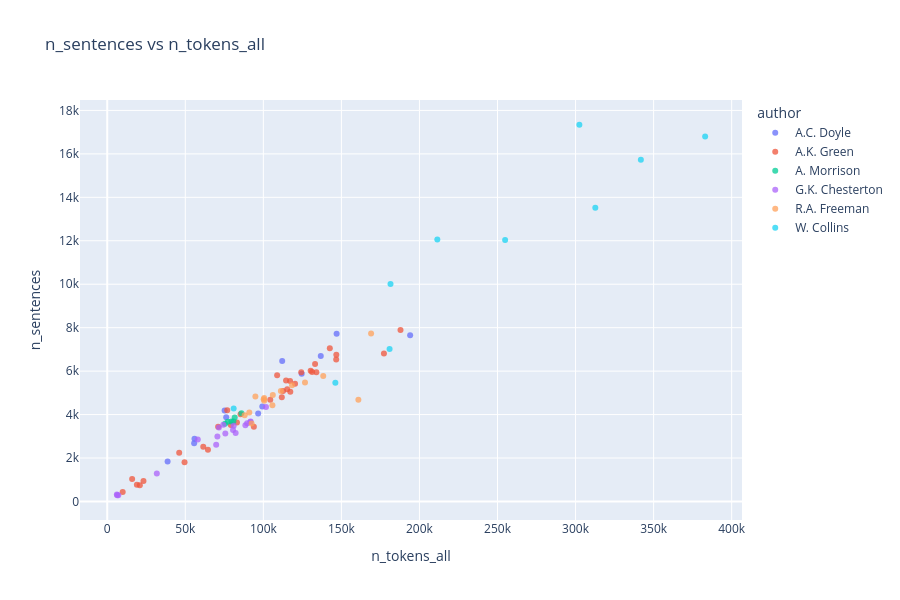
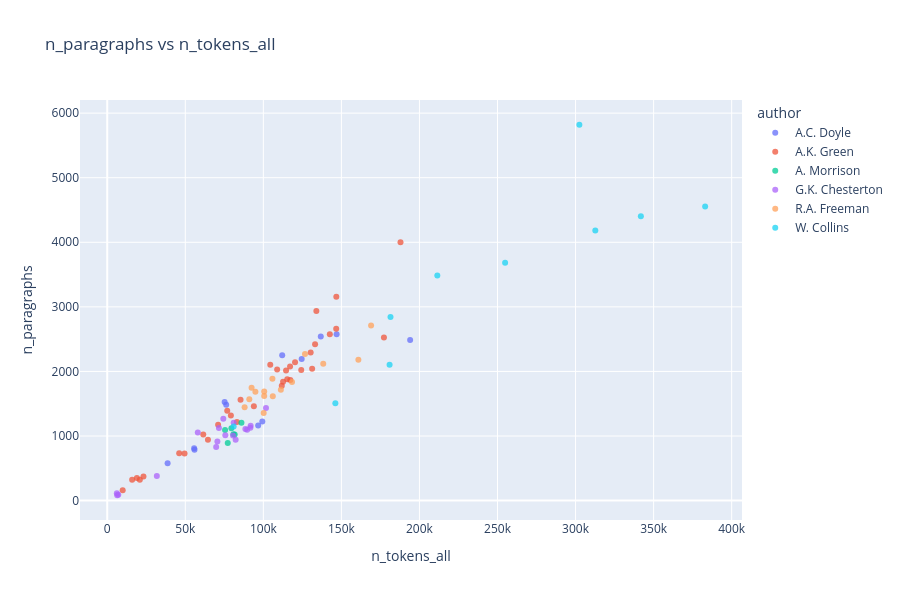
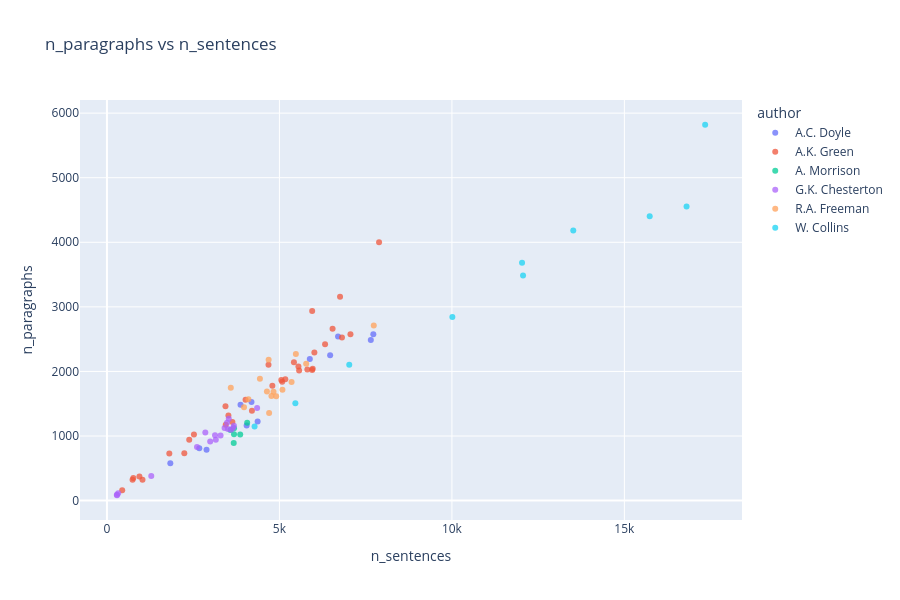
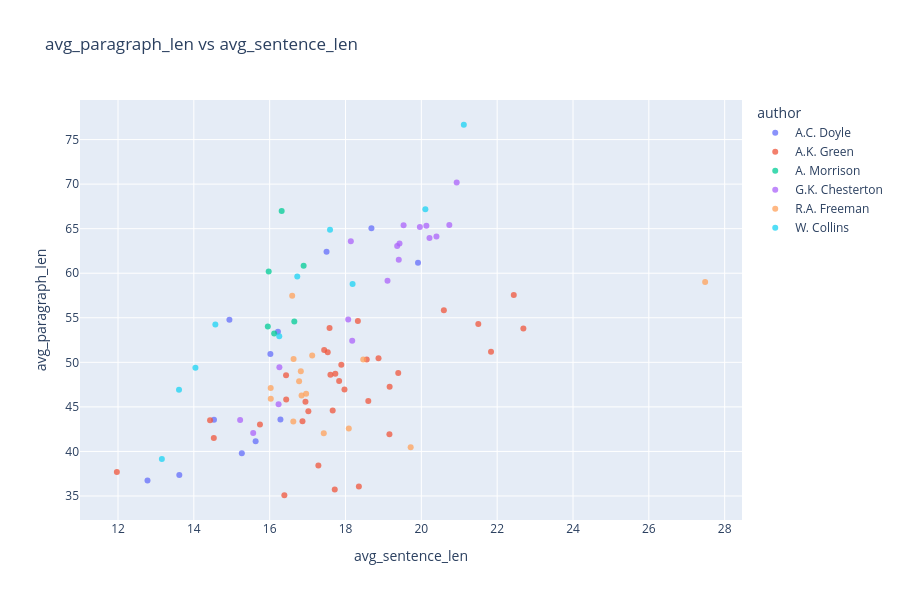

Notebook cell for these charts, in order:
### Code cell
plot_scatter_list_plotly(
    data=df_corpus,
    scatter_pairs=scatter_pairs,
    hue="author",
    work_col="title",
)

### Figure 1 — Plotly figure (JSON) as saved in the notebook; plotly's stock layout.template omitted (floating-point values rounded to 4 significant figures)
{"data": [{"customdata": [["A.C. Doyle"], ["A.C. Doyle"], ["A.C. Doyle"], ["A.C. Doyle"], ["A.C. Doyle"], ["A.C. Doyle"], ["A.C. Doyle"], ["A.C. Doyle"], ["A.C. Doyle"], ["A.C. Doyle"], ["A.C. Doyle"], ["A.C. Doyle"]], "hovertemplate": "<b>%{hovertext}</b><br><br>author=%{customdata[0]}<br>n_tokens_all=%{x}<br>n_sentences=%{y}<extra></extra>", "hovertext": ["A Study in Scarlet", "Tales of Terror and Mystery", "The Adventures of Sherlock Holmes", "The case-book of Sherlock Holmes", "The Hound of the Baskervilles", "The Lost World", "The Memoirs of Sherlock Holmes", "The Poison Belt", "The Return of Sherlock Holmes", "The Sign of the Four", "The Valley of Fear", "The White Company"], "legendgroup": "A.C. Doyle", "marker": {"color": "#636efa", "opacity": 0.75, "symbol": "circle"}, "mode": "markers", "name": "A.C. Doyle", "orientation": "v", "showlegend": true, "type": "scatter", "x": [55675, 96679, 136785, 112079, 76206, 99337, 124549, 38663, 146929, 55891, 75208, 194038], "xaxis": "x", "y": [2677, 4049, 6699, 6470, 3872, 4368, 5881, 1837, 7722, 2887, 4190, 7649], "yaxis": "y"}, {"customdata": [["A.K. Green"], ["A.K. Green"], ["A.K. Green"], ["A.K. Green"], ["A.K. Green"], ["A.K. Green"], ["A.K. Green"], ["A.K. Green"], ["A.K. Green"], ["A.K. Green"], ["A.K. Green"], ["A.K. Green"], ["A.K. Green"], ["A.K. Green"], ["A.K. Green"], ["A.K. Green"], ["A.K. Green"], ["A.K. Green"], ["A.K. Green"], ["A.K. Green"], ["A.K. Green"], ["A.K. Green"], ["A.K. Green"], ["A.K. Green"], ["A.K. Green"], ["A.K. Green"], ["A.K. Green"], ["A.K. Green"], ["A.K. Green"], ["A.K. Green"], ["A.K. Green"], ["A.K. Green"], ["A.K. Green"], ["A.K. Green"]], "hovertemplate": "<b>%{hovertext}</b><br><br>author=%{customdata[0]}<br>n_tokens_all=%{x}<br>n_sentences=%{y}<extra></extra>", "hovertext": ["7 to 12: A Detective Story", "A Difficult Problem", "A Matter of Millions", "A Strange Disappearance", "Agatha Webb", "Behind Closed Doors", "Cynthia Wakeham's Money", "Dark Hollow", "Doctor Izard", "Hand and Ring", "Initials Only", "Lost Man's Lane", "Masterpieces of Mystery", "One of My Sons", "Room Number 3, and Other Detective Stories", "That Affair Next Door", "The Chief Legatee", "The Circular Study", "The Doctor, his Wife, and the Clock", "The Filigree Ball", "The Forsaken Inn", "The Golden Slipper and Other Problems for Violet Strange", "The House of the Whispering Pines", "The Leavenworth Case", "The Mill Mystery", "The Millionaire Baby", "The Mystery of the Hasty Arrow", "The Old Stone House and Other Stories", "The Step on the Stair ", "The Sword of Damocles", "The Woman in the Alcove", "Three Thousand Dollars", "To the Minute", "X Y Z: A Detective Story"], "legendgroup": "A.K. Green", "marker": {"color": "#EF553B", "opacity": 0.75, "symbol": "circle"}, "mode": "markers", "name": "A.K. Green", "orientation": "v", "showlegend": true, "type": "scatter", "x": [18984, 9897, 130318, 64513, 112636, 146667, 104432, 114547, 61513, 187862, 108845, 117276, 124275, 120301, 131264, 133957, 76862, 71025, 20881, 111815, 79191, 115295, 142584, 146744, 93929, 85393, 117112, 49515, 133138, 177251, 83087, 15957, 46093, 23210], "xaxis": "x", "y": [765, 442, 6013, 2385, 5080, 6541, 4683, 5571, 2522, 7888, 5809, 5054, 5949, 5420, 5964, 5949, 4203, 3444, 742, 4795, 3521, 5170, 7059, 6757, 3436, 4018, 5551, 1808, 6323, 6813, 3636, 1030, 2243, 941], "yaxis": "y"}, {"customdata": [["A. Morrison"], ["A. Morrison"], ["A. Morrison"], ["A. Morrison"], ["A. Morrison"], ["A. Morrison"]], "hovertemplate": "<b>%{hovertext}</b><br><br>author=%{customdata[0]}<br>n_tokens_all=%{x}<br>n_sentences=%{y}<extra></extra>", "hovertext": ["Adventures of Martin Hewit", "Chronicles of Martin Hewitt", "Martin Hewitt, Investigator", "The Dorrington Deed-Box", "The Red Triangle", "The Hole in the Wall"], "legendgroup": "A. Morrison", "marker": {"color": "#00cc96", "opacity": 0.75, "symbol": "circle"}, "mode": "markers", "name": "A. Morrison", "orientation": "v", "showlegend": true, "type": "scatter", "x": [81636, 79525, 75473, 77200, 80824, 85969], "xaxis": "x", "y": [3863, 3684, 3580, 3675, 3684, 4065], "yaxis": "y"}, {"customdata": [["G.K. Chesterton"], ["G.K. Chesterton"], ["G.K. Chesterton"], ["G.K. Chesterton"], ["G.K. Chesterton"], ["G.K. Chesterton"], ["G.K. Chesterton"], ["G.K. Chesterton"], ["G.K. Chesterton"], ["G.K. Chesterton"], ["G.K. Chesterton"], ["G.K. Chesterton"], ["G.K. Chesterton"], ["G.K. Chesterton"], ["G.K. Chesterton"], ["G.K. Chesterton"], ["G.K. Chesterton"], ["G.K. Chesterton"]], "hovertemplate": "<b>%{hovertext}</b><br><br>author=%{customdata[0]}<br>n_tokens_all=%{x}<br>n_sentences=%{y}<extra></extra>", "hovertext": ["Four Faultless Felons", "Manalive", "The Club of Queer Trades", "The Donnington Affair", "The Incredulity of Father Brown", "The innocence of Father Brown", "The Man Who Knew Too Much", "The Man Who Was Thursday: A Nightmare", "The Mask of Midas", "The Napoleon of Notting Hill", "The Paradoxes of Mr Pond", "The Poet and The Lunatics", "The Return of Don Quixote", "The Scandal of Father Brown", "The Secret of Father Brown", "The Trees of Pride", "The White Pillars Murder", "The Wisdom of Father Brown"], "legendgroup": "G.K. Chesterton", "marker": {"color": "#ab63fa", "opacity": 0.75, "symbol": "circle"}, "mode": "markers", "name": "G.K. Chesterton", "orientation": "v", "showlegend": true, "type": "scatter", "x": [88506, 70567, 58003, 6156, 89620, 101688, 75653, 74362, 7065, 71544, 69778, 82251, 91698, 80580, 80990, 31767, 6388, 91854], "xaxis": "x", "y": [3508, 2993, 2852, 326, 3598, 4353, 3133, 3532, 287, 3410, 2610, 3156, 3659, 3293, 3481, 1285, 291, 3681], "yaxis": "y"}, {"customdata": [["R.A. Freeman"], ["R.A. Freeman"], ["R.A. Freeman"], ["R.A. Freeman"], ["R.A. Freeman"], ["R.A. Freeman"], ["R.A. Freeman"], ["R.A. Freeman"], ["R.A. Freeman"], ["R.A. Freeman"], ["R.A. Freeman"], ["R.A. Freeman"], ["R.A. Freeman"], ["R.A. Freeman"], ["R.A. Freeman"]], "hovertemplate": "<b>%{hovertext}</b><br><br>author=%{customdata[0]}<br>n_tokens_all=%{x}<br>n_sentences=%{y}<extra></extra>", "hovertext": ["A silent witness", "As a thief in the night", "Dr. Thorndyke's Casebook", "Helen Vardon's confession", "John Thorndyke's Cases", "The D'Arblay Mystery", "The Exploits of Danby Croker", "The Eye of Osiris", "The golden pool", "The Magic Casket", "The Mystery of 31 New Inn", "The mystery of Angelina Frood", "The Red Thumb Mark", "The shadow of the Wolf", "The singing bone"], "legendgroup": "R.A. Freeman", "marker": {"color": "#FFA15A", "opacity": 0.75, "symbol": "circle"}, "mode": "markers", "name": "R.A. Freeman", "orientation": "v", "showlegend": true, "type": "scatter", "x": [138367, 111220, 88003, 169017, 105805, 106051, 94911, 126680, 160876, 100542, 100554, 118354, 92471, 100205, 91018], "xaxis": "x", "y": [5775, 5087, 3973, 7735, 4434, 4906, 4828, 5476, 4687, 4768, 4637, 5352, 3590, 4701, 4101], "yaxis": "y"}, {"customdata": [["W. Collins"], ["W. Collins"], ["W. Collins"], ["W. Collins"], ["W. Collins"], ["W. Collins"], ["W. Collins"], ["W. Collins"], ["W. Collins"], ["W. Collins"]], "hovertemplate": "<b>%{hovertext}</b><br><br>author=%{customdata[0]}<br>n_tokens_all=%{x}<br>n_sentences=%{y}<extra></extra>", "hovertext": ["Armadale", "Basil", "Man and Wife", "No Name", "Poor Miss Finch", "The Dead Secret", "The Haunted Hotel", "The Law and the Lady", "The Moonstone", "The Woman in White"], "legendgroup": "W. Collins", "marker": {"color": "#19d3f3", "opacity": 0.75, "symbol": "circle"}, "mode": "markers", "name": "W. Collins", "orientation": "v", "showlegend": true, "type": "scatter", "x": [383016, 146127, 302443, 341835, 211453, 180872, 80982, 181453, 254870, 312655], "xaxis": "x", "y": [16802, 5462, 17341, 15734, 12062, 7024, 4279, 10013, 12033, 13518], "yaxis": "y"}], "layout": {"height": 600, "legend": {"title": {"text": "author"}, "tracegroupgap": 0}, "title": {"text": "n_sentences vs n_tokens_all"}, "width": 900, "xaxis": {"anchor": "y", "domain": [0, 1], "title": {"text": "n_tokens_all"}}, "yaxis": {"anchor": "x", "domain": [0, 1], "title": {"text": "n_sentences"}}}}

### Figure 2 — Plotly figure (JSON) as saved in the notebook; plotly's stock layout.template omitted (floating-point values rounded to 4 significant figures)
{"data": [{"customdata": [["A.C. Doyle"], ["A.C. Doyle"], ["A.C. Doyle"], ["A.C. Doyle"], ["A.C. Doyle"], ["A.C. Doyle"], ["A.C. Doyle"], ["A.C. Doyle"], ["A.C. Doyle"], ["A.C. Doyle"], ["A.C. Doyle"], ["A.C. Doyle"]], "hovertemplate": "<b>%{hovertext}</b><br><br>author=%{customdata[0]}<br>n_tokens_all=%{x}<br>n_paragraphs=%{y}<extra></extra>", "hovertext": ["A Study in Scarlet", "Tales of Terror and Mystery", "The Adventures of Sherlock Holmes", "The case-book of Sherlock Holmes", "The Hound of the Baskervilles", "The Lost World", "The Memoirs of Sherlock Holmes", "The Poison Belt", "The Return of Sherlock Holmes", "The Sign of the Four", "The Valley of Fear", "The White Company"], "legendgroup": "A.C. Doyle", "marker": {"color": "#636efa", "opacity": 0.75, "symbol": "circle"}, "mode": "markers", "name": "A.C. Doyle", "orientation": "v", "showlegend": true, "type": "scatter", "x": [55675, 96679, 136785, 112079, 76206, 99337, 124549, 38663, 146929, 55891, 75208, 194038], "xaxis": "x", "y": [810, 1163, 2543, 2250, 1485, 1225, 2193, 577, 2575, 786, 1527, 2487], "yaxis": "y"}, {"customdata": [["A.K. Green"], ["A.K. Green"], ["A.K. Green"], ["A.K. Green"], ["A.K. Green"], ["A.K. Green"], ["A.K. Green"], ["A.K. Green"], ["A.K. Green"], ["A.K. Green"], ["A.K. Green"], ["A.K. Green"], ["A.K. Green"], ["A.K. Green"], ["A.K. Green"], ["A.K. Green"], ["A.K. Green"], ["A.K. Green"], ["A.K. Green"], ["A.K. Green"], ["A.K. Green"], ["A.K. Green"], ["A.K. Green"], ["A.K. Green"], ["A.K. Green"], ["A.K. Green"], ["A.K. Green"], ["A.K. Green"], ["A.K. Green"], ["A.K. Green"], ["A.K. Green"], ["A.K. Green"], ["A.K. Green"], ["A.K. Green"]], "hovertemplate": "<b>%{hovertext}</b><br><br>author=%{customdata[0]}<br>n_tokens_all=%{x}<br>n_paragraphs=%{y}<extra></extra>", "hovertext": ["7 to 12: A Detective Story", "A Difficult Problem", "A Matter of Millions", "A Strange Disappearance", "Agatha Webb", "Behind Closed Doors", "Cynthia Wakeham's Money", "Dark Hollow", "Doctor Izard", "Hand and Ring", "Initials Only", "Lost Man's Lane", "Masterpieces of Mystery", "One of My Sons", "Room Number 3, and Other Detective Stories", "That Affair Next Door", "The Chief Legatee", "The Circular Study", "The Doctor, his Wife, and the Clock", "The Filigree Ball", "The Forsaken Inn", "The Golden Slipper and Other Problems for Violet Strange", "The House of the Whispering Pines", "The Leavenworth Case", "The Mill Mystery", "The Millionaire Baby", "The Mystery of the Hasty Arrow", "The Old Stone House and Other Stories", "The Step on the Stair ", "The Sword of Damocles", "The Woman in the Alcove", "Three Thousand Dollars", "To the Minute", "X Y Z: A Detective Story"], "legendgroup": "A.K. Green", "marker": {"color": "#EF553B", "opacity": 0.75, "symbol": "circle"}, "mode": "markers", "name": "A.K. Green", "orientation": "v", "showlegend": true, "type": "scatter", "x": [18984, 9897, 130318, 64513, 112636, 146667, 104432, 114547, 61513, 187862, 108845, 117276, 124275, 120301, 131264, 133957, 76862, 71025, 20881, 111815, 79191, 115295, 142584, 146744, 93929, 85393, 117112, 49515, 133138, 177251, 83087, 15957, 46093, 23210], "xaxis": "x", "y": [350, 159, 2295, 944, 1840, 2663, 2103, 2013, 1022, 4000, 2032, 1868, 2023, 2144, 2041, 2936, 1390, 1175, 324, 1780, 1318, 1880, 2577, 3155, 1461, 1562, 2077, 730, 2420, 2527, 1219, 324, 732, 374], "yaxis": "y"}, {"customdata": [["A. Morrison"], ["A. Morrison"], ["A. Morrison"], ["A. Morrison"], ["A. Morrison"], ["A. Morrison"]], "hovertemplate": "<b>%{hovertext}</b><br><br>author=%{customdata[0]}<br>n_tokens_all=%{x}<br>n_paragraphs=%{y}<extra></extra>", "hovertext": ["Adventures of Martin Hewit", "Chronicles of Martin Hewitt", "Martin Hewitt, Investigator", "The Dorrington Deed-Box", "The Red Triangle", "The Hole in the Wall"], "legendgroup": "A. Morrison", "marker": {"color": "#00cc96", "opacity": 0.75, "symbol": "circle"}, "mode": "markers", "name": "A. Morrison", "orientation": "v", "showlegend": true, "type": "scatter", "x": [81636, 79525, 75473, 77200, 80824, 85969], "xaxis": "x", "y": [1023, 1119, 1093, 893, 1026, 1205], "yaxis": "y"}, {"customdata": [["G.K. Chesterton"], ["G.K. Chesterton"], ["G.K. Chesterton"], ["G.K. Chesterton"], ["G.K. Chesterton"], ["G.K. Chesterton"], ["G.K. Chesterton"], ["G.K. Chesterton"], ["G.K. Chesterton"], ["G.K. Chesterton"], ["G.K. Chesterton"], ["G.K. Chesterton"], ["G.K. Chesterton"], ["G.K. Chesterton"], ["G.K. Chesterton"], ["G.K. Chesterton"], ["G.K. Chesterton"], ["G.K. Chesterton"]], "hovertemplate": "<b>%{hovertext}</b><br><br>author=%{customdata[0]}<br>n_tokens_all=%{x}<br>n_paragraphs=%{y}<extra></extra>", "hovertext": ["Four Faultless Felons", "Manalive", "The Club of Queer Trades", "The Donnington Affair", "The Incredulity of Father Brown", "The innocence of Father Brown", "The Man Who Knew Too Much", "The Man Who Was Thursday: A Nightmare", "The Mask of Midas", "The Napoleon of Notting Hill", "The Paradoxes of Mr Pond", "The Poet and The Lunatics", "The Return of Don Quixote", "The Scandal of Father Brown", "The Secret of Father Brown", "The Trees of Pride", "The White Pillars Murder", "The Wisdom of Father Brown"], "legendgroup": "G.K. Chesterton", "marker": {"color": "#ab63fa", "opacity": 0.75, "symbol": "circle"}, "mode": "markers", "name": "G.K. Chesterton", "orientation": "v", "showlegend": true, "type": "scatter", "x": [88506, 70567, 58003, 6156, 89620, 101688, 75653, 74362, 7065, 71544, 69778, 82251, 91698, 80580, 80990, 31767, 6388, 91854], "xaxis": "x", "y": [1107, 917, 1054, 114, 1099, 1435, 1014, 1266, 91, 1125, 830, 941, 1128, 1009, 1207, 383, 83, 1161], "yaxis": "y"}, {"customdata": [["R.A. Freeman"], ["R.A. Freeman"], ["R.A. Freeman"], ["R.A. Freeman"], ["R.A. Freeman"], ["R.A. Freeman"], ["R.A. Freeman"], ["R.A. Freeman"], ["R.A. Freeman"], ["R.A. Freeman"], ["R.A. Freeman"], ["R.A. Freeman"], ["R.A. Freeman"], ["R.A. Freeman"], ["R.A. Freeman"]], "hovertemplate": "<b>%{hovertext}</b><br><br>author=%{customdata[0]}<br>n_tokens_all=%{x}<br>n_paragraphs=%{y}<extra></extra>", "hovertext": ["A silent witness", "As a thief in the night", "Dr. Thorndyke's Casebook", "Helen Vardon's confession", "John Thorndyke's Cases", "The D'Arblay Mystery", "The Exploits of Danby Croker", "The Eye of Osiris", "The golden pool", "The Magic Casket", "The Mystery of 31 New Inn", "The mystery of Angelina Frood", "The Red Thumb Mark", "The shadow of the Wolf", "The singing bone"], "legendgroup": "R.A. Freeman", "marker": {"color": "#FFA15A", "opacity": 0.75, "symbol": "circle"}, "mode": "markers", "name": "R.A. Freeman", "orientation": "v", "showlegend": true, "type": "scatter", "x": [138367, 111220, 88003, 169017, 105805, 106051, 94911, 126680, 160876, 100542, 100554, 118354, 92471, 100205, 91018], "xaxis": "x", "y": [2119, 1716, 1445, 2710, 1886, 1617, 1687, 2269, 2182, 1620, 1688, 1835, 1748, 1357, 1570], "yaxis": "y"}, {"customdata": [["W. Collins"], ["W. Collins"], ["W. Collins"], ["W. Collins"], ["W. Collins"], ["W. Collins"], ["W. Collins"], ["W. Collins"], ["W. Collins"], ["W. Collins"]], "hovertemplate": "<b>%{hovertext}</b><br><br>author=%{customdata[0]}<br>n_tokens_all=%{x}<br>n_paragraphs=%{y}<extra></extra>", "hovertext": ["Armadale", "Basil", "Man and Wife", "No Name", "Poor Miss Finch", "The Dead Secret", "The Haunted Hotel", "The Law and the Lady", "The Moonstone", "The Woman in White"], "legendgroup": "W. Collins", "marker": {"color": "#19d3f3", "opacity": 0.75, "symbol": "circle"}, "mode": "markers", "name": "W. Collins", "orientation": "v", "showlegend": true, "type": "scatter", "x": [383016, 146127, 302443, 341835, 211453, 180872, 80982, 181453, 254870, 312655], "xaxis": "x", "y": [4554, 1508, 5820, 4402, 3484, 2103, 1149, 2844, 3682, 4184], "yaxis": "y"}], "layout": {"height": 600, "legend": {"title": {"text": "author"}, "tracegroupgap": 0}, "title": {"text": "n_paragraphs vs n_tokens_all"}, "width": 900, "xaxis": {"anchor": "y", "domain": [0, 1], "title": {"text": "n_tokens_all"}}, "yaxis": {"anchor": "x", "domain": [0, 1], "title": {"text": "n_paragraphs"}}}}

### Figure 3 — Plotly figure (JSON) as saved in the notebook; plotly's stock layout.template omitted (floating-point values rounded to 4 significant figures)
{"data": [{"customdata": [["A.C. Doyle"], ["A.C. Doyle"], ["A.C. Doyle"], ["A.C. Doyle"], ["A.C. Doyle"], ["A.C. Doyle"], ["A.C. Doyle"], ["A.C. Doyle"], ["A.C. Doyle"], ["A.C. Doyle"], ["A.C. Doyle"], ["A.C. Doyle"]], "hovertemplate": "<b>%{hovertext}</b><br><br>author=%{customdata[0]}<br>n_sentences=%{x}<br>n_paragraphs=%{y}<extra></extra>", "hovertext": ["A Study in Scarlet", "Tales of Terror and Mystery", "The Adventures of Sherlock Holmes", "The case-book of Sherlock Holmes", "The Hound of the Baskervilles", "The Lost World", "The Memoirs of Sherlock Holmes", "The Poison Belt", "The Return of Sherlock Holmes", "The Sign of the Four", "The Valley of Fear", "The White Company"], "legendgroup": "A.C. Doyle", "marker": {"color": "#636efa", "opacity": 0.75, "symbol": "circle"}, "mode": "markers", "name": "A.C. Doyle", "orientation": "v", "showlegend": true, "type": "scatter", "x": [2677, 4049, 6699, 6470, 3872, 4368, 5881, 1837, 7722, 2887, 4190, 7649], "xaxis": "x", "y": [810, 1163, 2543, 2250, 1485, 1225, 2193, 577, 2575, 786, 1527, 2487], "yaxis": "y"}, {"customdata": [["A.K. Green"], ["A.K. Green"], ["A.K. Green"], ["A.K. Green"], ["A.K. Green"], ["A.K. Green"], ["A.K. Green"], ["A.K. Green"], ["A.K. Green"], ["A.K. Green"], ["A.K. Green"], ["A.K. Green"], ["A.K. Green"], ["A.K. Green"], ["A.K. Green"], ["A.K. Green"], ["A.K. Green"], ["A.K. Green"], ["A.K. Green"], ["A.K. Green"], ["A.K. Green"], ["A.K. Green"], ["A.K. Green"], ["A.K. Green"], ["A.K. Green"], ["A.K. Green"], ["A.K. Green"], ["A.K. Green"], ["A.K. Green"], ["A.K. Green"], ["A.K. Green"], ["A.K. Green"], ["A.K. Green"], ["A.K. Green"]], "hovertemplate": "<b>%{hovertext}</b><br><br>author=%{customdata[0]}<br>n_sentences=%{x}<br>n_paragraphs=%{y}<extra></extra>", "hovertext": ["7 to 12: A Detective Story", "A Difficult Problem", "A Matter of Millions", "A Strange Disappearance", "Agatha Webb", "Behind Closed Doors", "Cynthia Wakeham's Money", "Dark Hollow", "Doctor Izard", "Hand and Ring", "Initials Only", "Lost Man's Lane", "Masterpieces of Mystery", "One of My Sons", "Room Number 3, and Other Detective Stories", "That Affair Next Door", "The Chief Legatee", "The Circular Study", "The Doctor, his Wife, and the Clock", "The Filigree Ball", "The Forsaken Inn", "The Golden Slipper and Other Problems for Violet Strange", "The House of the Whispering Pines", "The Leavenworth Case", "The Mill Mystery", "The Millionaire Baby", "The Mystery of the Hasty Arrow", "The Old Stone House and Other Stories", "The Step on the Stair ", "The Sword of Damocles", "The Woman in the Alcove", "Three Thousand Dollars", "To the Minute", "X Y Z: A Detective Story"], "legendgroup": "A.K. Green", "marker": {"color": "#EF553B", "opacity": 0.75, "symbol": "circle"}, "mode": "markers", "name": "A.K. Green", "orientation": "v", "showlegend": true, "type": "scatter", "x": [765, 442, 6013, 2385, 5080, 6541, 4683, 5571, 2522, 7888, 5809, 5054, 5949, 5420, 5964, 5949, 4203, 3444, 742, 4795, 3521, 5170, 7059, 6757, 3436, 4018, 5551, 1808, 6323, 6813, 3636, 1030, 2243, 941], "xaxis": "x", "y": [350, 159, 2295, 944, 1840, 2663, 2103, 2013, 1022, 4000, 2032, 1868, 2023, 2144, 2041, 2936, 1390, 1175, 324, 1780, 1318, 1880, 2577, 3155, 1461, 1562, 2077, 730, 2420, 2527, 1219, 324, 732, 374], "yaxis": "y"}, {"customdata": [["A. Morrison"], ["A. Morrison"], ["A. Morrison"], ["A. Morrison"], ["A. Morrison"], ["A. Morrison"]], "hovertemplate": "<b>%{hovertext}</b><br><br>author=%{customdata[0]}<br>n_sentences=%{x}<br>n_paragraphs=%{y}<extra></extra>", "hovertext": ["Adventures of Martin Hewit", "Chronicles of Martin Hewitt", "Martin Hewitt, Investigator", "The Dorrington Deed-Box", "The Red Triangle", "The Hole in the Wall"], "legendgroup": "A. Morrison", "marker": {"color": "#00cc96", "opacity": 0.75, "symbol": "circle"}, "mode": "markers", "name": "A. Morrison", "orientation": "v", "showlegend": true, "type": "scatter", "x": [3863, 3684, 3580, 3675, 3684, 4065], "xaxis": "x", "y": [1023, 1119, 1093, 893, 1026, 1205], "yaxis": "y"}, {"customdata": [["G.K. Chesterton"], ["G.K. Chesterton"], ["G.K. Chesterton"], ["G.K. Chesterton"], ["G.K. Chesterton"], ["G.K. Chesterton"], ["G.K. Chesterton"], ["G.K. Chesterton"], ["G.K. Chesterton"], ["G.K. Chesterton"], ["G.K. Chesterton"], ["G.K. Chesterton"], ["G.K. Chesterton"], ["G.K. Chesterton"], ["G.K. Chesterton"], ["G.K. Chesterton"], ["G.K. Chesterton"], ["G.K. Chesterton"]], "hovertemplate": "<b>%{hovertext}</b><br><br>author=%{customdata[0]}<br>n_sentences=%{x}<br>n_paragraphs=%{y}<extra></extra>", "hovertext": ["Four Faultless Felons", "Manalive", "The Club of Queer Trades", "The Donnington Affair", "The Incredulity of Father Brown", "The innocence of Father Brown", "The Man Who Knew Too Much", "The Man Who Was Thursday: A Nightmare", "The Mask of Midas", "The Napoleon of Notting Hill", "The Paradoxes of Mr Pond", "The Poet and The Lunatics", "The Return of Don Quixote", "The Scandal of Father Brown", "The Secret of Father Brown", "The Trees of Pride", "The White Pillars Murder", "The Wisdom of Father Brown"], "legendgroup": "G.K. Chesterton", "marker": {"color": "#ab63fa", "opacity": 0.75, "symbol": "circle"}, "mode": "markers", "name": "G.K. Chesterton", "orientation": "v", "showlegend": true, "type": "scatter", "x": [3508, 2993, 2852, 326, 3598, 4353, 3133, 3532, 287, 3410, 2610, 3156, 3659, 3293, 3481, 1285, 291, 3681], "xaxis": "x", "y": [1107, 917, 1054, 114, 1099, 1435, 1014, 1266, 91, 1125, 830, 941, 1128, 1009, 1207, 383, 83, 1161], "yaxis": "y"}, {"customdata": [["R.A. Freeman"], ["R.A. Freeman"], ["R.A. Freeman"], ["R.A. Freeman"], ["R.A. Freeman"], ["R.A. Freeman"], ["R.A. Freeman"], ["R.A. Freeman"], ["R.A. Freeman"], ["R.A. Freeman"], ["R.A. Freeman"], ["R.A. Freeman"], ["R.A. Freeman"], ["R.A. Freeman"], ["R.A. Freeman"]], "hovertemplate": "<b>%{hovertext}</b><br><br>author=%{customdata[0]}<br>n_sentences=%{x}<br>n_paragraphs=%{y}<extra></extra>", "hovertext": ["A silent witness", "As a thief in the night", "Dr. Thorndyke's Casebook", "Helen Vardon's confession", "John Thorndyke's Cases", "The D'Arblay Mystery", "The Exploits of Danby Croker", "The Eye of Osiris", "The golden pool", "The Magic Casket", "The Mystery of 31 New Inn", "The mystery of Angelina Frood", "The Red Thumb Mark", "The shadow of the Wolf", "The singing bone"], "legendgroup": "R.A. Freeman", "marker": {"color": "#FFA15A", "opacity": 0.75, "symbol": "circle"}, "mode": "markers", "name": "R.A. Freeman", "orientation": "v", "showlegend": true, "type": "scatter", "x": [5775, 5087, 3973, 7735, 4434, 4906, 4828, 5476, 4687, 4768, 4637, 5352, 3590, 4701, 4101], "xaxis": "x", "y": [2119, 1716, 1445, 2710, 1886, 1617, 1687, 2269, 2182, 1620, 1688, 1835, 1748, 1357, 1570], "yaxis": "y"}, {"customdata": [["W. Collins"], ["W. Collins"], ["W. Collins"], ["W. Collins"], ["W. Collins"], ["W. Collins"], ["W. Collins"], ["W. Collins"], ["W. Collins"], ["W. Collins"]], "hovertemplate": "<b>%{hovertext}</b><br><br>author=%{customdata[0]}<br>n_sentences=%{x}<br>n_paragraphs=%{y}<extra></extra>", "hovertext": ["Armadale", "Basil", "Man and Wife", "No Name", "Poor Miss Finch", "The Dead Secret", "The Haunted Hotel", "The Law and the Lady", "The Moonstone", "The Woman in White"], "legendgroup": "W. Collins", "marker": {"color": "#19d3f3", "opacity": 0.75, "symbol": "circle"}, "mode": "markers", "name": "W. Collins", "orientation": "v", "showlegend": true, "type": "scatter", "x": [16802, 5462, 17341, 15734, 12062, 7024, 4279, 10013, 12033, 13518], "xaxis": "x", "y": [4554, 1508, 5820, 4402, 3484, 2103, 1149, 2844, 3682, 4184], "yaxis": "y"}], "layout": {"height": 600, "legend": {"title": {"text": "author"}, "tracegroupgap": 0}, "title": {"text": "n_paragraphs vs n_sentences"}, "width": 900, "xaxis": {"anchor": "y", "domain": [0, 1], "title": {"text": "n_sentences"}}, "yaxis": {"anchor": "x", "domain": [0, 1], "title": {"text": "n_paragraphs"}}}}

### Figure 4 — Plotly figure (JSON) as saved in the notebook; plotly's stock layout.template omitted (floating-point values rounded to 4 significant figures)
{"data": [{"customdata": [["A.C. Doyle"], ["A.C. Doyle"], ["A.C. Doyle"], ["A.C. Doyle"], ["A.C. Doyle"], ["A.C. Doyle"], ["A.C. Doyle"], ["A.C. Doyle"], ["A.C. Doyle"], ["A.C. Doyle"], ["A.C. Doyle"], ["A.C. Doyle"]], "hovertemplate": "<b>%{hovertext}</b><br><br>author=%{customdata[0]}<br>avg_sentence_len=%{x}<br>avg_paragraph_len=%{y}<extra></extra>", "hovertext": ["A Study in Scarlet", "Tales of Terror and Mystery", "The Adventures of Sherlock Holmes", "The case-book of Sherlock Holmes", "The Hound of the Baskervilles", "The Lost World", "The Memoirs of Sherlock Holmes", "The Poison Belt", "The Return of Sherlock Holmes", "The Sign of the Four", "The Valley of Fear", "The White Company"], "legendgroup": "A.C. Doyle", "marker": {"color": "#636efa", "opacity": 0.75, "symbol": "circle"}, "mode": "markers", "name": "A.C. Doyle", "orientation": "v", "showlegend": true, "type": "scatter", "x": [16.22, 18.68, 15.63, 12.78, 15.27, 17.5, 16.28, 16.02, 14.53, 14.94, 13.62, 19.91], "xaxis": "x", "y": [53.42, 65.05, 41.13, 36.74, 39.8, 62.4, 43.57, 50.94, 43.57, 54.77, 37.35, 61.19], "yaxis": "y"}, {"customdata": [["A.K. Green"], ["A.K. Green"], ["A.K. Green"], ["A.K. Green"], ["A.K. Green"], ["A.K. Green"], ["A.K. Green"], ["A.K. Green"], ["A.K. Green"], ["A.K. Green"], ["A.K. Green"], ["A.K. Green"], ["A.K. Green"], ["A.K. Green"], ["A.K. Green"], ["A.K. Green"], ["A.K. Green"], ["A.K. Green"], ["A.K. Green"], ["A.K. Green"], ["A.K. Green"], ["A.K. Green"], ["A.K. Green"], ["A.K. Green"], ["A.K. Green"], ["A.K. Green"], ["A.K. Green"], ["A.K. Green"], ["A.K. Green"], ["A.K. Green"], ["A.K. Green"], ["A.K. Green"], ["A.K. Green"], ["A.K. Green"]], "hovertemplate": "<b>%{hovertext}</b><br><br>author=%{customdata[0]}<br>avg_sentence_len=%{x}<br>avg_paragraph_len=%{y}<extra></extra>", "hovertext": ["7 to 12: A Detective Story", "A Difficult Problem", "A Matter of Millions", "A Strange Disappearance", "Agatha Webb", "Behind Closed Doors", "Cynthia Wakeham's Money", "Dark Hollow", "Doctor Izard", "Hand and Ring", "Initials Only", "Lost Man's Lane", "Masterpieces of Mystery", "One of My Sons", "Room Number 3, and Other Detective Stories", "That Affair Next Door", "The Chief Legatee", "The Circular Study", "The Doctor, his Wife, and the Clock", "The Filigree Ball", "The Forsaken Inn", "The Golden Slipper and Other Problems for Violet Strange", "The House of the Whispering Pines", "The Leavenworth Case", "The Mill Mystery", "The Millionaire Baby", "The Mystery of the Hasty Arrow", "The Old Stone House and Other Stories", "The Step on the Stair ", "The Sword of Damocles", "The Woman in the Alcove", "Three Thousand Dollars", "To the Minute", "X Y Z: A Detective Story"], "legendgroup": "A.K. Green", "marker": {"color": "#EF553B", "opacity": 0.75, "symbol": "circle"}, "mode": "markers", "name": "A.K. Green", "orientation": "v", "showlegend": true, "type": "scatter", "x": [19.16, 17.89, 17.97, 21.5, 17.6, 18.6, 17.28, 16.44, 19.16, 18.35, 14.53, 18.56, 17.44, 17.66, 17.53, 17.72, 14.43, 16.43, 22.69, 18.87, 17.83, 17.73, 15.74, 16.39, 21.84, 16.86, 16.94, 22.44, 17.02, 20.59, 18.33, 11.97, 17.58, 19.39], "xaxis": "x", "y": [41.94, 49.74, 46.96, 54.31, 48.6, 45.67, 38.43, 45.84, 47.27, 36.08, 41.49, 50.32, 51.38, 44.61, 51.14, 35.74, 43.51, 48.54, 53.79, 50.45, 47.89, 48.72, 43.03, 35.08, 51.18, 43.38, 45.59, 57.55, 44.52, 55.84, 54.65, 37.68, 53.84, 48.79], "yaxis": "y"}, {"customdata": [["A. Morrison"], ["A. Morrison"], ["A. Morrison"], ["A. Morrison"], ["A. Morrison"], ["A. Morrison"]], "hovertemplate": "<b>%{hovertext}</b><br><br>author=%{customdata[0]}<br>avg_sentence_len=%{x}<br>avg_paragraph_len=%{y}<extra></extra>", "hovertext": ["Adventures of Martin Hewit", "Chronicles of Martin Hewitt", "Martin Hewitt, Investigator", "The Dorrington Deed-Box", "The Red Triangle", "The Hole in the Wall"], "legendgroup": "A. Morrison", "marker": {"color": "#00cc96", "opacity": 0.75, "symbol": "circle"}, "mode": "markers", "name": "A. Morrison", "orientation": "v", "showlegend": true, "type": "scatter", "x": [15.97, 16.65, 16.12, 16.32, 16.9, 15.95], "xaxis": "x", "y": [60.2, 54.58, 53.24, 66.99, 60.84, 54.01], "yaxis": "y"}, {"customdata": [["G.K. Chesterton"], ["G.K. Chesterton"], ["G.K. Chesterton"], ["G.K. Chesterton"], ["G.K. Chesterton"], ["G.K. Chesterton"], ["G.K. Chesterton"], ["G.K. Chesterton"], ["G.K. Chesterton"], ["G.K. Chesterton"], ["G.K. Chesterton"], ["G.K. Chesterton"], ["G.K. Chesterton"], ["G.K. Chesterton"], ["G.K. Chesterton"], ["G.K. Chesterton"], ["G.K. Chesterton"], ["G.K. Chesterton"]], "hovertemplate": "<b>%{hovertext}</b><br><br>author=%{customdata[0]}<br>avg_sentence_len=%{x}<br>avg_paragraph_len=%{y}<extra></extra>", "hovertext": ["Four Faultless Felons", "Manalive", "The Club of Queer Trades", "The Donnington Affair", "The Incredulity of Father Brown", "The innocence of Father Brown", "The Man Who Knew Too Much", "The Man Who Was Thursday: A Nightmare", "The Mask of Midas", "The Napoleon of Notting Hill", "The Paradoxes of Mr Pond", "The Poet and The Lunatics", "The Return of Don Quixote", "The Scandal of Father Brown", "The Secret of Father Brown", "The Trees of Pride", "The White Pillars Murder", "The Wisdom of Father Brown"], "legendgroup": "G.K. Chesterton", "marker": {"color": "#ab63fa", "opacity": 0.75, "symbol": "circle"}, "mode": "markers", "name": "G.K. Chesterton", "orientation": "v", "showlegend": true, "type": "scatter", "x": [20.22, 19.42, 15.57, 15.22, 19.96, 18.07, 19.11, 16.24, 20.74, 16.26, 20.4, 20.93, 20.13, 19.36, 18.18, 19.53, 18.14, 19.4], "xaxis": "x", "y": [63.95, 63.33, 42.06, 43.53, 65.19, 54.81, 59.16, 45.29, 65.41, 49.44, 64.12, 70.19, 65.32, 63.06, 52.42, 65.38, 63.6, 61.52], "yaxis": "y"}, {"customdata": [["R.A. Freeman"], ["R.A. Freeman"], ["R.A. Freeman"], ["R.A. Freeman"], ["R.A. Freeman"], ["R.A. Freeman"], ["R.A. Freeman"], ["R.A. Freeman"], ["R.A. Freeman"], ["R.A. Freeman"], ["R.A. Freeman"], ["R.A. Freeman"], ["R.A. Freeman"], ["R.A. Freeman"], ["R.A. Freeman"]], "hovertemplate": "<b>%{hovertext}</b><br><br>author=%{customdata[0]}<br>avg_sentence_len=%{x}<br>avg_paragraph_len=%{y}<extra></extra>", "hovertext": ["A silent witness", "As a thief in the night", "Dr. Thorndyke's Casebook", "Helen Vardon's confession", "John Thorndyke's Cases", "The D'Arblay Mystery", "The Exploits of Danby Croker", "The Eye of Osiris", "The golden pool", "The Magic Casket", "The Mystery of 31 New Inn", "The mystery of Angelina Frood", "The Red Thumb Mark", "The shadow of the Wolf", "The singing bone"], "legendgroup": "R.A. Freeman", "marker": {"color": "#FFA15A", "opacity": 0.75, "symbol": "circle"}, "mode": "markers", "name": "R.A. Freeman", "orientation": "v", "showlegend": true, "type": "scatter", "x": [18.47, 17.12, 16.84, 16.78, 18.09, 16.63, 16.03, 17.43, 27.49, 16.03, 16.96, 16.82, 19.72, 16.59, 16.62], "xaxis": "x", "y": [50.31, 50.75, 46.27, 47.86, 42.58, 50.39, 45.91, 42.04, 59.03, 47.13, 46.46, 49.0, 40.48, 57.47, 43.37], "yaxis": "y"}, {"customdata": [["W. Collins"], ["W. Collins"], ["W. Collins"], ["W. Collins"], ["W. Collins"], ["W. Collins"], ["W. Collins"], ["W. Collins"], ["W. Collins"], ["W. Collins"]], "hovertemplate": "<b>%{hovertext}</b><br><br>author=%{customdata[0]}<br>avg_sentence_len=%{x}<br>avg_paragraph_len=%{y}<extra></extra>", "hovertext": ["Armadale", "Basil", "Man and Wife", "No Name", "Poor Miss Finch", "The Dead Secret", "The Haunted Hotel", "The Law and the Lady", "The Moonstone", "The Woman in White"], "legendgroup": "W. Collins", "marker": {"color": "#19d3f3", "opacity": 0.75, "symbol": "circle"}, "mode": "markers", "name": "W. Collins", "orientation": "v", "showlegend": true, "type": "scatter", "x": [17.59, 21.12, 13.16, 16.73, 13.61, 20.11, 14.57, 14.04, 16.25, 18.19], "xaxis": "x", "y": [64.87, 76.66, 39.15, 59.63, 46.91, 67.17, 54.26, 49.39, 52.93, 58.78], "yaxis": "y"}], "layout": {"height": 600, "legend": {"title": {"text": "author"}, "tracegroupgap": 0}, "title": {"text": "avg_paragraph_len vs avg_sentence_len"}, "width": 900, "xaxis": {"anchor": "y", "domain": [0, 1], "title": {"text": "avg_sentence_len"}}, "yaxis": {"anchor": "x", "domain": [0, 1], "title": {"text": "avg_paragraph_len"}}}}
